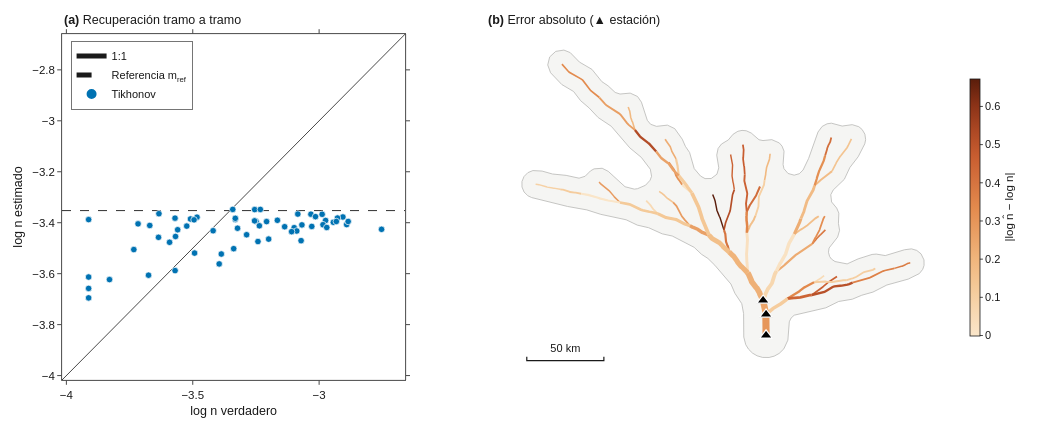

The notebook cell saved with this chart:
### Markdown cell above
<div style="border-left:2px solid #9a9a9a;padding:2px 0 2px 14px;margin:8px 0 14px 0;color:#333333">

**Por qué la tolerancia.** Exigir $\phi_d\le N$ exacto sobreajusta el ruido la mitad de las veces. En una primera versión ocurrió en 2 de 12 redes: la inversión llevó *n* a los límites.

</div>

### Code cell
m_ref = torch.full((red.n,), float(np.log(0.035)), dtype=torch.float64)
D = red.laplaciano()
res_tik = invertir_tikhonov(problema, m_ref, D, alpha_s=1.0, alpha_x=1.0)
rmse = lambda m: float(((m - log_n_verdadero) ** 2).mean().sqrt())

h = res_tik.historial
display(HTML(tabla(["Etapa", "β", "φ_d", "φ_m", "Objetivo φ_d"],
                   [[x["etapa"], f"{x['beta']:.3g}", f"{x['phi_d']:.1f}", f"{x['phi_m']:.3f}", f"{x['objetivo']:.1f}"] for x in h],
                   resaltar=len(h) - 1,
                   titulo=f"Enfriamiento de β. RMSE de log n: {rmse(m_ref):.3f} sin datos, {rmse(res_tik.log_n):.3f} tras invertir.")))
error = (res_tik.log_n - log_n_verdadero).abs().numpy()
gr.figura_tikhonov(red, log_n_verdadero.numpy(), res_tik.log_n.numpy(), float(m_ref[0]), error, estaciones).show()
